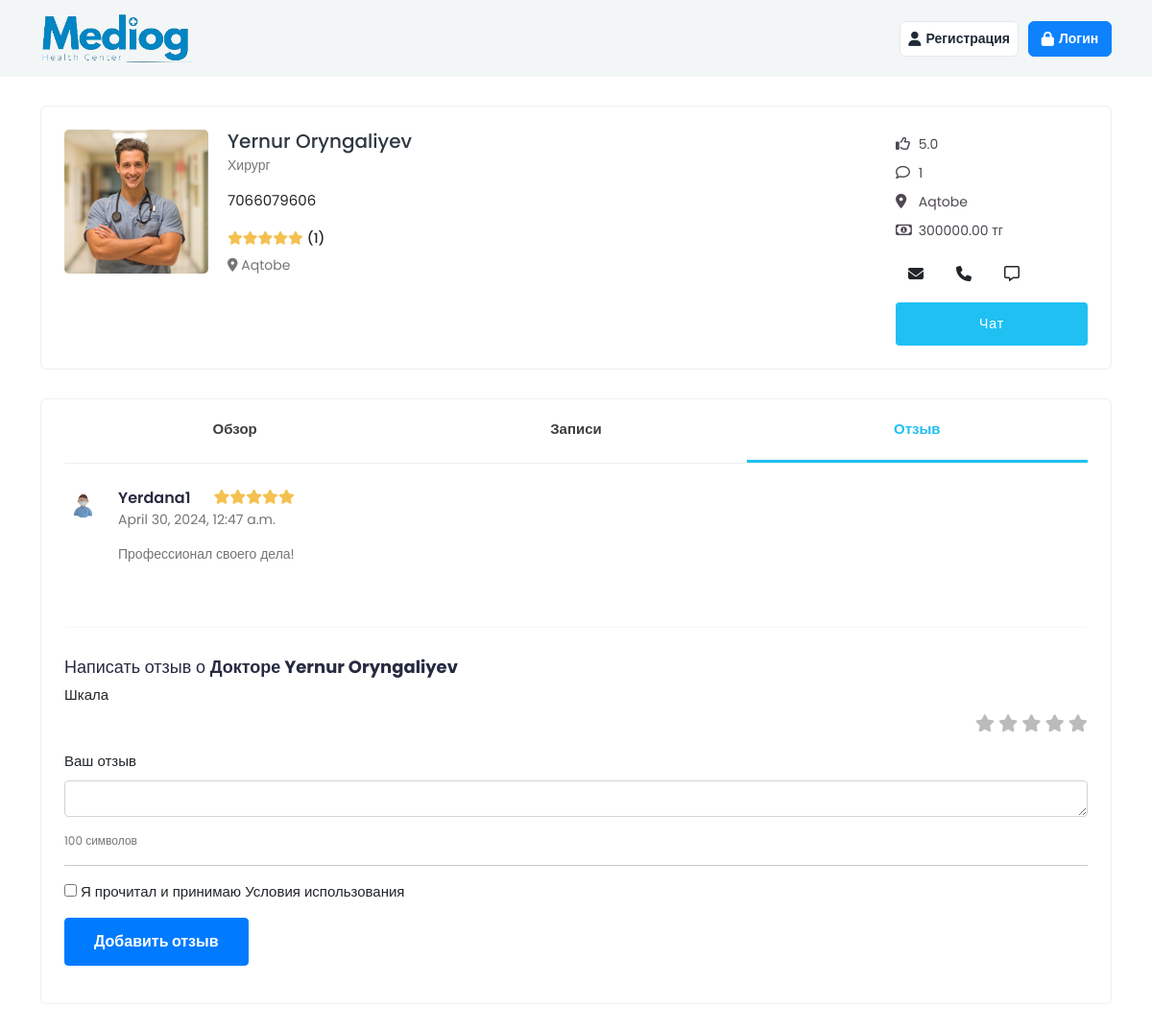
Screenshot of /diagnosis/doctor/detail/12 with the database file from the repository.
### diagnosis/models.py (models this page shows, shortened)
class Doctor(models.Model):
    user = models.OneToOneField(User, on_delete=models.CASCADE)
    specialties = models.ManyToManyField(Specialty, related_name='doctors')  # Специализации врача
    city = models.ForeignKey(City, on_delete=models.SET_NULL, null=True, related_name='doctors')
    photo = models.FileField(upload_to='licenses/', null=True, blank=True)
    about = models.TextField()
    license = models.FileField(upload_to='licenses/', null=True, blank=True)  # Лицензия на медицинскую практику
    diploma = models.FileField(upload_to='diplomas/', null=True, blank=True)  # Диплом о высшем образовании
    specialization_certificates = models.FileField(upload_to='specializations/', null=True, blank=True)  # Сертификаты специализации
    liability_insurance = models.FileField(upload_to='insurance/', null=True, blank=True)  # Страхование профессиональной ответственности
    identification_document = models.FileField(upload_to='identifications/', null=True, blank=True)  # Идентификационные документы
    phone_number = models.CharField(max_length=15)
    verified = models.BooleanField(default=False)  # Поле для верификации доктора администратором
    price = models.DecimalField(max_digits=10, decimal_places=2, null=True, blank=True)

class User(AbstractUser):
    is_patient = models.BooleanField(default=False)
    is_doctor = models.BooleanField(default=False)

class Specialty(models.Model):
    name = models.CharField(max_length=100)  # Название специализации, например, хирург, невролог и т.д.
    description = models.TextField(null=True, blank=True)  # Описание специализации

class City(models.Model):
    name = models.CharField(max_length=255)

class Rating(models.Model):
    patient = models.ForeignKey(Patient, on_delete=models.CASCADE)
    doctor = models.ForeignKey(Doctor, on_delete=models.CASCADE)
    rating = models.IntegerField()
    text = models.TextField()
    date = models.DateTimeField(auto_now_add=True)

class Patient(models.Model):
    user = models.OneToOneField(User, on_delete=models.CASCADE)
    email = models.CharField(max_length=15)
    phone_number = models.CharField(max_length=15)
    identification_number = models.CharField(max_length=15, unique=True, null=True, blank=True)

### diagnosis/views.py (the view, shortened to what this page needs)
# urls.py: path('doctor/detail/<doctor_pk>', DoctorDetailView.as_view(), name='doctor_detail'),
class DoctorDetailView(TemplateResponseMixin, View):
    template_name = 'doctors/detail.html'
    def get(self, request, **kwargs):
        doctor_pk = self.kwargs.get('doctor_pk')
        doctor = get_object_or_404(Doctor, id=doctor_pk)
        ratings = Rating.objects.filter(doctor=doctor)
        form = RatingForm()
        start_date_str = request.GET.get('start_date', datetime.now().strftime('%Y-%m-%d'))
        start_date = datetime.strptime(start_date_str, '%Y-%m-%d').date()
        slots_week = generate_time_slots_for_week(start_date, time(9, 0), time(17, 0), duration=60)
        available_slots_week = {}
        for date, slots in slots_week.items():
            available_slots = get_available_slots(doctor_pk, date, slots)
            available_slots_week[date] = available_slots
        return self.render_to_response({
            'doctor': doctor,
            'ratings': ratings,
            'form': form,
            'slots': available_slots_week
        })

### diagnosis/forms.py
class RatingForm(forms.ModelForm):
    class Meta:
        model = Rating
        fields = ['rating', 'text']
        exclude = ('patient', 'doctor')

### diagnosis/templatetags/diagnosis_tags.py (called while the page is built)
@register.simple_tag
def get_doctor_rating(doctor_pk):
    average_rating = Rating.objects.filter(doctor=doctor_pk).aggregate(average_rating=Avg('rating', output_field=FloatField()))
    return average_rating['average_rating'] if average_rating['average_rating'] is not None else 0

@register.simple_tag
def render_stars(doctor_pk):
    rating = get_doctor_rating(doctor_pk)
    stars = ''
    for i in range(5):  # Предполагаем, что максимальный рейтинг - 5
        if i < rating:
            stars += '<i class="fas fa-star filled"></i>'
        else:
            stars += '<i class="fas fa-star"></i>'
    return mark_safe(stars)

@register.simple_tag
def render_stars_for_detail_page(rating):
    stars = ''
    for i in range(5):  # Предполагаем, что максимальный рейтинг - 5
        if i < rating:
            stars += '<i class="fas fa-star filled"></i>'
        else:
            stars += '<i class="fas fa-star"></i>'
    return mark_safe(stars)

@register.simple_tag
def get_doctor_reviews_count(doctor_pk):
    return Rating.objects.filter(doctor=doctor_pk).count()

### diagnosis/views.py (called while the page is built)
def generate_time_slots(date, start_time, end_time, duration=30):
    slots = []
    current_time = datetime.combine(date, start_time)
    end_time_combined = datetime.combine(date, end_time)
    while current_time + timedelta(minutes=duration) <= end_time_combined:
        slots.append(current_time.time())
        current_time += timedelta(minutes=duration)
    return slots

def generate_time_slots_for_week(start_date, start_time, end_time, duration=30):
    slots = {}
    for day in range(7):  # Для каждого дня в неделе
        date = start_date + timedelta(days=day)
        slots[date] = generate_time_slots(date, start_time, end_time, duration)
    return slots

def get_available_slots(doctor_id, date, slots):
    appointments = Appointment.objects.filter(doctor_id=doctor_id, date__date=date)
    busy_slots = [appointment.date.time() for appointment in appointments]
    available_slots = [slot for slot in slots if slot not in busy_slots]
    return available_slots

### templates/doctors/detail.html (shortened to what this page needs)
{% extends 'base.html' %}
{% load static %}
{% load diagnosis_tags %}
{% block content %}
<div class="content">
			<div class="container">
				<div class="card">
            <div class="card-body">
                <div class="doctor-widget">
                    <div class="doc-info-left">
                        <div class="doctor-img">
                            <a href="{% url 'diagnosis:doctor_detail' doctor.id %}">
                                <img src="{{doctor.photo.url}}" class="img-fluid" alt="User Image">
                            </a>
                        </div>
                        <div class="doc-info-cont">
                            <h4 class="doc-name"><a href="{% url 'diagnosis:doctor_detail' doctor.id %}">{{doctor.user.get_full_name}}</a></h4>
                            <p class="doc-speciality">
                                {% for specialty in doctor.specialties.all %}
                                    {{ specialty.name }}
                                {% endfor %}
                            </p>
                            <p>{{doctor.phone_number}}</p>
                            <div class="rating">
                                {% render_stars doctor.pk %}
                                <span class="d-inline-block average-rating">({% get_doctor_reviews_count doctor_pk=doctor.pk %})</span>
                            </div>
                            <div class="clinic-details">
                                <p class="doc-location"><i class="fas fa-map-marker-alt"></i> {{doctor.city.name}}</p>
                            </div>
                        </div>
                    </div>
                    <div class="doc-info-right">
                        <div class="clini-infos">
                            <ul>
                                <li><i class="far fa-thumbs-up"></i> {% get_doctor_rating doctor_pk=doctor.pk %}</li>
                                <li><i class="far fa-comment"></i> {% get_doctor_reviews_count doctor_pk=doctor.pk %}</li>
                                <li><i class="fas fa-map-marker-alt"></i> {{doctor.city.name}}</li>
                                <li><i class="far fa-money-bill-alt"></i> {{doctor.price}} тг </li>
                            </ul>
                        </div>
						<div class="doctor-action">
									<a href="mailto:{{doctor.user.email}}" class="btn btn-white fav-btn">
										<i class="fas fa-envelope"></i>
									</a>
									<a href="tel:{{doctor.phone_number}}" class="btn btn-white call-btn">
										<i class="fas fa-phone"></i>
									</a>
									<a href="{% url 'diagnosis:chat_view' doctor.user.id %}" class="btn btn-white msg-btn">
										<i class="far fa-comment-alt"></i>
									</a>
								</div>
                        <div class="clinic-booking">
                            <a class="apt-btn" href="{% url 'diagnosis:chat_view' doctor.user.id %}">Чат</a>
                        </div>
                    </div>
                </div>
            </div>
        </div>
				<div class="card">
					<div class="card-body pt-0">
						<nav class="user-tabs mb-4">
							<ul class="nav nav-tabs nav-tabs-bottom nav-justified" role="tablist">
								<li class="nav-item" role="presentation">
									<a class="nav-link" href="#doc_overview" data-bs-toggle="tab" aria-selected="false" role="tab" tabindex="-1">Обзор</a>
								</li>
								<li class="nav-item" role="presentation">
									<a class="nav-link" href="#doc_locations" data-bs-toggle="tab" aria-selected="false" role="tab" tabindex="-1">Записи</a>
								</li>
								<li class="nav-item" role="presentation">
									<a class="nav-link active" href="#doc_reviews" data-bs-toggle="tab" aria-selected="true" role="tab">Отзыв</a>
								</li>
							</ul>
						</nav>
						<div class="tab-content pt-0">
							<div role="tabpanel" id="doc_reviews" class="tab-pane fade active show">
								<div class="widget review-listing">
									<ul class="comments-list">
									{% for rating in ratings %}
										<li>
											<div class="comment">
												<img class="avatar avatar-sm rounded-circle" alt="User Image" src="{% static 'img/patient_logo.png' %}">
												<div class="comment-body">
													<div class="meta-data">
														<span class="comment-author">{{rating.patient.user.username}}</span>
														<span class="comment-date">{{rating.date}}</span>
														<div class="review-count rating">
															{% render_stars_for_detail_page rating.rating %}
														</div>
													</div>
													<p class="comment-content">
														{{rating.text}}
													</p>
												</div>
											</div>
										</li>
									{% endfor %}
									</ul>
								</div>
								<div class="write-review">
									<h4>Написать отзыв о  <strong>Докторе {{doctor.user.get_full_name}}</strong></h4>
									<form action="{% url 'diagnosis:doctor_detail' doctor.id %}" method="post">
										<div class="mb-3">
											<label class="mb-2">Шкала</label>
											<div class="star-rating">
												<label for="star-5" title="5 stars">
													<i class="active fa fa-star"></i>
												</label>
												<label for="star-4" title="4 stars">
													<i class="active fa fa-star"></i>
												</label>
												<label for="star-3" title="3 stars">
													<i class="active fa fa-star"></i>
												</label>
												<label for="star-2" title="2 stars">
													<i class="active fa fa-star"></i>
												</label>
												<label for="star-1" title="1 star">
													<i class="active fa fa-star"></i>
												</label>
											</div>
										</div>
										<div class="mb-3">
											<label class="mb-2">Ваш отзыв</label>
											<textarea id="review_desc" maxlength="100" name="text" class="form-control"></textarea>
											<div class="d-flex justify-content-between mt-3"><small class="text-muted"Осталось ><span id="chars">100</span> символов</small></div>
										</div>
										<hr>
										<div class="mb-3">
											<div class="terms-accept">
												<div class="custom-checkbox">
													<input type="checkbox" id="terms_accept">
													<label for="terms_accept">Я прочитал и принимаю Условия использования</label>
												</div>
											</div>
										</div>
										<div class="submit-section">
											<button type="submit" class="btn btn-primary submit-btn">Добавить отзыв</button>
										</div>
									</form>
								</div>
							</div>
						</div>
					</div>
				</div>
			</div>
		</div>
{% endblock %}

### rows the page displays
Doctor: photo (picture), user.get_full_name "Yernur Oryngaliyev", phone_number "7066079606", id "1", city.name "Aqtobe", id "5.0", price "300000.00"
Specialty: name "Хирург"
Rating: patient.user.username "Yerdana1", date "April 30, 2024, 12:47 a.m.", text "Профессионал своего дела!"
